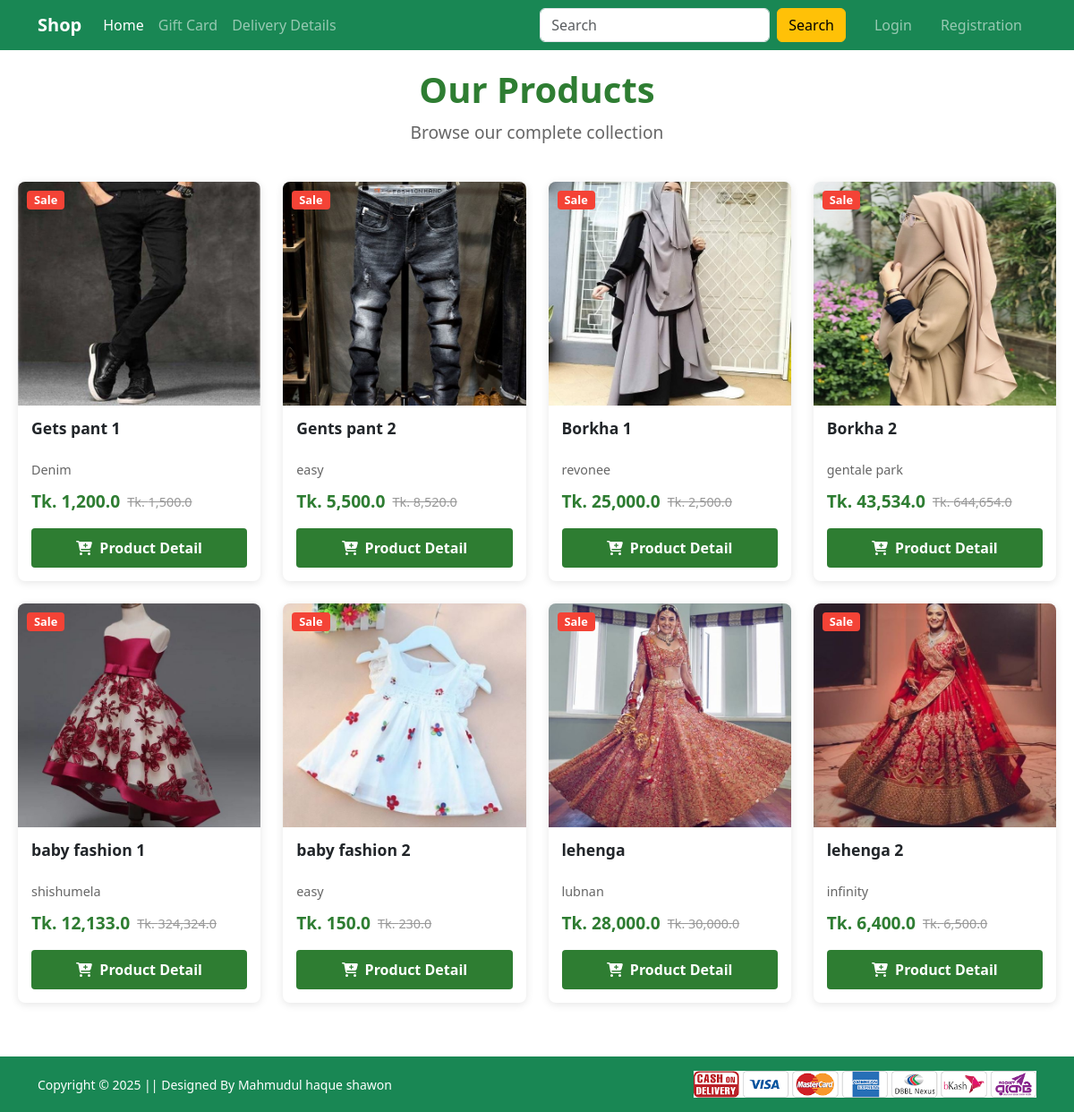
The page / on the database its author committed.
### Shop/models.py (models this page shows, shortened)
class SiteInfo(models.Model):
    logo_name = models.CharField(max_length=100, default="Shop")
    logo_image = models.ImageField(upload_to='site/logo/',blank=True, null=True)
    site_name = models.CharField(max_length=200, default="shop E-Commerce")
    company_name = models.CharField(max_length=200, default="shop Technologies")
    active = models.BooleanField(default=True)
    class Meta:
        verbose_name = "Site Information"
        verbose_name_plural = "Site Information"

class Product(models.Model):
    title = models.CharField(max_length=100)
    selling_price = models.FloatField()
    discounted_price = models.FloatField()
    description = models.TextField()
    brand = models.CharField(max_length=100)
    category = models.CharField(choices=CATEGORY_CHOICES,max_length=2)
    product_image = models.ImageField(upload_to='productimg')

### Shop/views.py (the view)
# urls.py: path('', views.ProductView.as_view(), name="home"),
class ProductView(View):
     def get(self, request):
          totalitem = 0
          all = Product.objects.all()
          if request.user.is_authenticated:
               totalitem = len(Cart.objects.filter(user=request.user))
          return render(request, 'Shop/home.html', {'all':all,'totalitem':totalitem})

### Shop/context_processors.py (called while the page is built, shortened)
def site_info(request):
    try:
        config = SiteInfo.objects.filter(active=True).first()
        return {
            'SITE_LOGO_NAME': config.logo_name,
            'SITE_NAME': config.site_name,
            'COMPANY_NAME': config.company_name,
            'YEAR': datetime.now().year,
            'LOGO_IMAGE': config.logo_image.url if config.logo_image else None
        }
    except:
        return {
            'SITE_LOGO_NAME': 'aiQuest',
            'SITE_NAME': 'aiQuest E-Commerce',
            'COMPANY_NAME': 'aiQuest Technologies',
            'YEAR': datetime.now().year,
            'LOGO_IMAGE': None
        }

### Shop/templates/Shop/home.html (shortened to what this page needs)
<!DOCTYPE html>
<html lang="en">
<head>
</head>
<body>
{%include 'Shop/nav.html' %}
{% load static humanize %}
{% block main-content %}
<div class="product-container">
  <div class="page-header">
    <h1>Our Products</h1>
    <p>Browse our complete collection</p>
  </div>
  <div class="product-grid">
    {% for product in all %}
    <div class="product-card">
      <a href="{% url 'product-detail' product.id %}" class="product-link">
        <div class="product-image-container">
          <img src="{{ product.product_image.url }}"
               class="product-image"
               alt="{{ product.title }}">
          <div class="product-badges">
            {% if product.discounted_price != product.selling_price %}
            <span class="badge sale">Sale</span>
            {% endif %}
          </div>
        </div>
        <div class="product-info">
          <h3 class="product-title">{{ product.title }}</h3>
          <p class="product-brand">{{ product.brand }}</p>
          <div class="product-price">
            <span class="current-price">Tk. {{ product.discounted_price|intcomma }}</span>
            {% if product.discounted_price != product.selling_price %}
            <span class="original-price">Tk. {{ product.selling_price|intcomma }}</span>
            {% endif %}
          </div>
        </div>
      </a>
      <a href="{% url 'product-detail' product.id %}" class="product-link">
        <div class="product-actions">
            <button class="add-to-cart-btn">
              <i class="fas fa-cart-plus"></i> Product Detail
            </button>
          </div>
      </a>
    </div>
    {% empty %}
    <div class="empty-products">
      <i class="fas fa-info-circle"></i>
      <p>No products available yet.</p>
    </div>
    {% endfor %}
  </div>
</div>
{% endblock main-content %}
{%include 'Shop/footer.html' %}
</body>
</html>

### Shop/templates/Shop/nav.html (shortened to what this page needs)
{% load static %}
<!DOCTYPE html>
<html lang="en">
<head>
    <link href="https://cdn.jsdelivr.net/npm/bootstrap@5.3.0/dist/css/bootstrap.min.css" rel="stylesheet">
    <link rel="stylesheet" href="https://cdn.jsdelivr.net/npm/bootstrap-icons@1.10.0/font/bootstrap-icons.css">
    <link rel="stylesheet" href="{% static 'Shop/css/owl.carousel.min.css' %}">
    <link rel="stylesheet" href="{% static 'Shop/css/all.min.css' %}">
</head>
<body>
    <nav class="navbar navbar-expand-lg navbar-dark bg-success sticky-top">
        <div class="container">
            <a class="navbar-brand fw-bold" href="/">{{ SITE_LOGO_NAME }}</a>
            <div class="collapse navbar-collapse" id="navbarContent">
                <ul class="navbar-nav me-auto mb-2 mb-lg-0">
                    <li class="nav-item">
                        <a class="nav-link active" href="/">Home</a>
                    </li>
                    <li class="nav-item">
                        <a class="nav-link" href="#">Gift Card</a>
                    </li>
                    <li class="nav-item">
                        <a class="nav-link" href="#">Delivery Details</a>
                    </li>
                </ul>
                <form class="d-flex me-3">
                    <input class="form-control me-2" name="value" type="search" placeholder="Search">
                    <button class="btn btn-warning" type="submit">Search</button>
                </form>
                <ul class="navbar-nav">
                    {% if request.user.is_authenticated %}
                    <li class="nav-item dropdown mx-2">
                        <a class="nav-link dropdown-toggle" href="#" id="profileDropdown" role="button"
                           data-bs-toggle="dropdown" aria-expanded="false">
                            <i class="bi bi-person-circle me-1"></i>{{ request.user.username|capfirst }}
                        </a>
                        <ul class="dropdown-menu dropdown-menu-end" aria-labelledby="profileDropdown">
                            <li><a class="dropdown-item" href="{% url 'profile' %}">Profile</a></li>
                            <li><a class="dropdown-item" href="{% url 'orders' %}">Orders</a></li>
                            <li><a class="dropdown-item" href="{% url 'passwordchange' %}">Change Password</a></li>
                            <li><hr class="dropdown-divider"></li>
                            <li>
                                <form method="post" action="{% url 'logout' %}">
                                    {% csrf_token %}
                                    <button type="submit" class="dropdown-item">Logout</button>
                                </form>
                            </li>
                        </ul>
                    </li>
                    <li class="nav-item mx-2">
                        <a href="{% url 'showcart' %}" class="nav-link position-relative">
                            <i class="bi bi-cart3 fs-5"></i>
                            <span class="position-absolute top-0 start-100 translate-middle badge rounded-pill bg-danger">
                                {{ totalitem }}
                            </span>
                        </a>
                    </li>
                    {% else %}
                    <li class="nav-item mx-2">
                        <a href="{% url 'login' %}" class="nav-link">Login</a>
                    </li>
                    <li class="nav-item mx-2">
                        <a href="{% url 'customerregistration' %}" class="nav-link">Registration</a>
                    </li>
                    {% endif %}
                </ul>
            </div>
        </div>
    </nav>
</body>
</html>

### Shop/templates/Shop/home.html (style rules this page uses)
.product-container { max-width: 1200px; margin: 0 auto; padding: 20px; }
.page-header { text-align: center; margin-bottom: 40px; }
.page-header h1 { font-size: 2.5rem; color: #2e7d32; margin-bottom: 10px; font-weight: 700; }
.page-header p { font-size: 1.2rem; color: #666; }
.product-grid { display: grid; grid-template-columns: repeat(auto-fill, minmax(250px, 1fr)); gap: 25px; margin-bottom: 40px; }
.product-card { background: white; border-radius: 8px; overflow: hidden; box-shadow: 0 2px 10px rgba(0,0,0,0.1); transition: all 0.3s ease; display: flex; flex-direction: column; }
.product-link { text-decoration: none; color: inherit; }
.product-image-container { position: relative; height: 250px; overflow: hidden; }
.product-image { width: 100%; height: 100%; object-fit: cover; transition: transform 0.3s ease; }
.product-badges { position: absolute; top: 10px; left: 10px; display: flex; gap: 5px; }
.badge { padding: 4px 8px; border-radius: 4px; font-size: 0.8rem; font-weight: 600; }
.badge.sale { background-color: #f44336; color: white; }
.product-info { padding: 15px; flex-grow: 1; }
.product-title { font-size: 1.1rem; margin-bottom: 5px; font-weight: 600; min-height: 2.6rem; display: -webkit-box; -webkit-line-clamp: 2; -webkit-box-orient: vertical; overflow: hidden; }
.product-brand { color: #666; font-size: 0.9rem; margin-bottom: 10px; }
.product-price { display: flex; align-items: center; margin-top: 10px; }
.current-price { font-size: 1.2rem; font-weight: 700; color: #2e7d32; }
.original-price { font-size: 0.9rem; color: #999; text-decoration: line-through; margin-left: 8px; }
.product-actions { padding: 0 15px 15px; }
.add-to-cart-btn { width: 100%; padding: 10px; background-color: #2e7d32; color: white; border: none; border-radius: 4px; font-weight: 600; cursor: pointer; transition: background-color 0.3s; display: flex; align-items: center; justify-content: center; gap: 8px; }

### rows shown on the page
SiteInfo: logo_name "Shop"
Product: product_image (picture), shows "Sale", title "Gets pant 1", brand "Denim", discounted_price "1,200.0", selling_price "1,500.0"
Product: product_image (picture), shows "Sale", title "Gents pant 2", brand "easy", discounted_price "5,500.0", selling_price "8,520.0"
Product: product_image (picture), shows "Sale", title "Borkha 1", brand "revonee", discounted_price "25,000.0", selling_price "2,500.0"
Product: product_image (picture), shows "Sale", title "Borkha 2", brand "gentale park", discounted_price "43,534.0", selling_price "644,654.0"
Product: product_image (picture), shows "Sale", title "baby fashion 1", brand "shishumela", discounted_price "12,133.0", selling_price "324,324.0"
Product: product_image (picture), shows "Sale", title "baby fashion 2", brand "easy", discounted_price "150.0", selling_price "230.0"
Product: product_image (picture), shows "Sale", title "lehenga", brand "lubnan", discounted_price "28,000.0", selling_price "30,000.0"
Product: product_image (picture), shows "Sale", title "lehenga 2", brand "infinity", discounted_price "6,400.0", selling_price "6,500.0"
